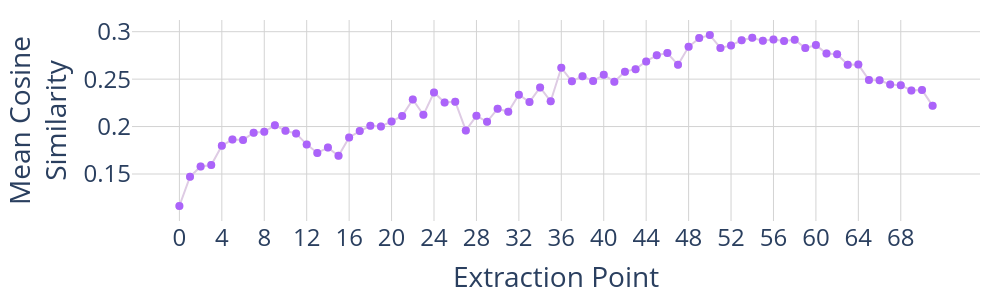

Notebook cell for this chart:
### Markdown cell above
### Mean cosine of refusal directions at each layer with other layers

### Code cell
layer_names = [str(i) for i in range(2 * num_layers)]

flatten_dirs = refusal_dirs.reshape(-1, refusal_dirs.shape[-1])
pairwise_cosine = flatten_dirs @ flatten_dirs.T
mean_cosine = pairwise_cosine.mean(dim=-1).cpu().numpy()

# Find the best layer based on mean cosine similarity
max_mean_cosine_act_idx = np.argmax(mean_cosine)
max_mean_cosine_layer = max_mean_cosine_act_idx // 2

print(f"Best layer by mean cosine: {max_mean_cosine_layer}")
print(layer_names[np.argmax(mean_cosine)])

# Plot mean cosine similarity
fig = go.Figure()

fig.add_trace(
    go.Scatter(
        x=layer_names,
        y=mean_cosine,
        mode="lines+markers",
        marker=dict(size=8, color=colour_map_light["neutral"]),
        showlegend=False,
    )
)

fig.add_trace(
    go.Scatter(
        x=layer_names[::],
        y=mean_cosine[::],
        mode="markers",
        marker=dict(size=8, color=colour_map["neutral"]),
        showlegend=False,
    )
)

fig.update_layout(
    plot_bgcolor="white",
    grid=dict(rows=1, columns=1),
    xaxis=dict(
        type="category",
        title=dict(text="Extraction Point", font=dict(size=28)),
        dtick=4,
        gridcolor="lightgrey",
        tickfont=dict(size=24),
    ),
    yaxis=dict(
        title=dict(text="Mean Cosine<br>Similarity", font=dict(size=28)),
        gridcolor="lightgrey",
        zeroline=False,
        tickfont=dict(size=24),
    ),
    hovermode="x unified",
    height=300,
    width=1000,
    margin=dict(l=20, r=20, t=20, b=20),
)

fig.show()
fig.write_html(VISUALIZATION_DIR / "mean_cosine.html")

### Figure 1 — Plotly figure (JSON) as saved in the notebook; plotly's stock layout.template omitted (floating-point values rounded to 4 significant figures)
{"data": [{"marker": {"color": "rgb(222,203,228)", "size": 8}, "mode": "lines+markers", "showlegend": false, "type": "scatter", "x": ["0", "1", "2", "3", "4", "5", "6", "7", "8", "9", "10", "11", "12", "13", "14", "15", "16", "17", "18", "19", "20", "21", "22", "23", "24", "25", "26", "27", "28", "29", "30", "31", "32", "33", "34", "35", "36", "37", "38", "39", "40", "41", "42", "43", "44", "45", "46", "47", "48", "49", "50", "51", "52", "53", "54", "55", "56", "57", "58", "59", "60", "61", "62", "63", "64", "65", "66", "67", "68", "69", "70", "71"], "y": [0.1163, 0.1471, 0.158, 0.1595, 0.1797, 0.1864, 0.186, 0.1936, 0.1944, 0.2014, 0.1956, 0.1926, 0.1812, 0.1722, 0.1778, 0.1693, 0.1886, 0.1953, 0.2008, 0.2001, 0.2054, 0.2112, 0.2285, 0.2123, 0.2359, 0.2253, 0.2262, 0.1959, 0.2113, 0.205, 0.2188, 0.2156, 0.2336, 0.2258, 0.2412, 0.2267, 0.2619, 0.2477, 0.253, 0.2482, 0.2545, 0.2473, 0.2579, 0.2605, 0.2686, 0.2752, 0.2775, 0.265, 0.284, 0.2932, 0.2965, 0.2829, 0.2855, 0.291, 0.2936, 0.2904, 0.2918, 0.2902, 0.2916, 0.2828, 0.2858, 0.277, 0.2762, 0.2652, 0.2653, 0.2491, 0.2488, 0.2443, 0.2437, 0.2381, 0.2386, 0.2218]}, {"marker": {"color": "#AB63FA", "size": 8}, "mode": "markers", "showlegend": false, "type": "scatter", "x": ["0", "1", "2", "3", "4", "5", "6", "7", "8", "9", "10", "11", "12", "13", "14", "15", "16", "17", "18", "19", "20", "21", "22", "23", "24", "25", "26", "27", "28", "29", "30", "31", "32", "33", "34", "35", "36", "37", "38", "39", "40", "41", "42", "43", "44", "45", "46", "47", "48", "49", "50", "51", "52", "53", "54", "55", "56", "57", "58", "59", "60", "61", "62", "63", "64", "65", "66", "67", "68", "69", "70", "71"], "y": [0.1163, 0.1471, 0.158, 0.1595, 0.1797, 0.1864, 0.186, 0.1936, 0.1944, 0.2014, 0.1956, 0.1926, 0.1812, 0.1722, 0.1778, 0.1693, 0.1886, 0.1953, 0.2008, 0.2001, 0.2054, 0.2112, 0.2285, 0.2123, 0.2359, 0.2253, 0.2262, 0.1959, 0.2113, 0.205, 0.2188, 0.2156, 0.2336, 0.2258, 0.2412, 0.2267, 0.2619, 0.2477, 0.253, 0.2482, 0.2545, 0.2473, 0.2579, 0.2605, 0.2686, 0.2752, 0.2775, 0.265, 0.284, 0.2932, 0.2965, 0.2829, 0.2855, 0.291, 0.2936, 0.2904, 0.2918, 0.2902, 0.2916, 0.2828, 0.2858, 0.277, 0.2762, 0.2652, 0.2653, 0.2491, 0.2488, 0.2443, 0.2437, 0.2381, 0.2386, 0.2218]}], "layout": {"grid": {"columns": 1, "rows": 1}, "height": 300, "hovermode": "x unified", "margin": {"b": 20, "l": 20, "r": 20, "t": 20}, "plot_bgcolor": "white", "width": 1000, "xaxis": {"dtick": 4, "gridcolor": "lightgrey", "tickfont": {"size": 24}, "title": {"font": {"size": 28}, "text": "Extraction Point"}, "type": "category"}, "yaxis": {"gridcolor": "lightgrey", "tickfont": {"size": 24}, "title": {"font": {"size": 28}, "text": "Mean Cosine<br>Similarity"}, "zeroline": false}}}
